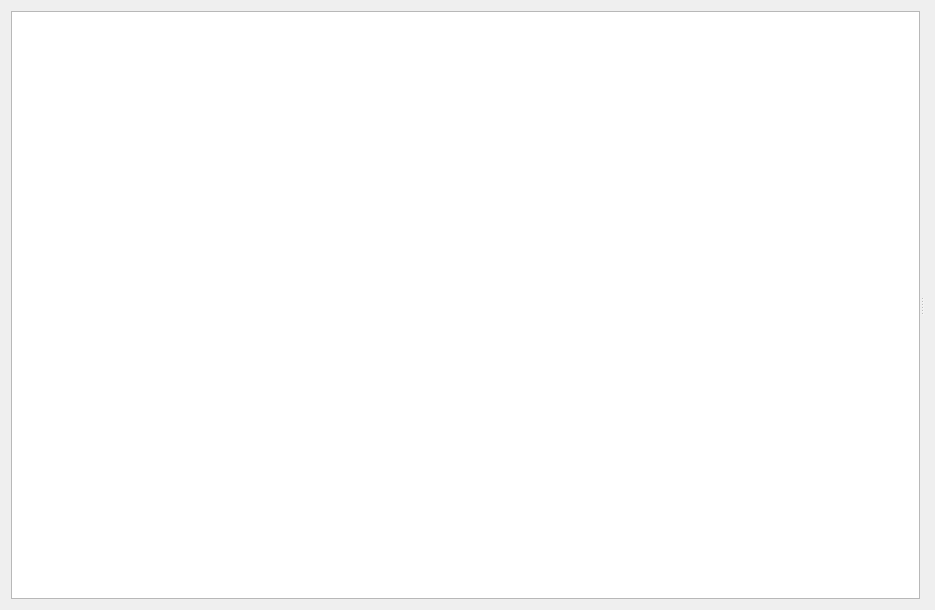
<?xml version="1.0" encoding="UTF-8"?>
<ui version="4.0">
 <class>SettingsWidget</class>
 <widget class="QWidget" name="SettingsWidget">
  <property name="geometry">
   <rect>
    <x>0</x>
    <y>0</y>
    <width>935</width>
    <height>610</height>
   </rect>
  </property>
  <property name="windowTitle">
   <string>Form</string>
  </property>
  <property name="locale">
   <locale language="English" country="UnitedStates"/>
  </property>
  <layout class="QHBoxLayout" name="horizontalLayout">
   <item>
    <widget class="QSplitter" name="splitter">
     <property name="orientation">
      <enum>Qt::Horizontal</enum>
     </property>
     <widget class="QListView" name="listView">
      <property name="editTriggers">
       <set>QAbstractItemView::NoEditTriggers</set>
      </property>
     </widget>
     <widget class="QStackedWidget" name="stackedWidget">
      <property name="currentIndex">
       <number>0</number>
      </property>
      <widget class="AppearanceSettingsWidget" name="page_2"/>
      <widget class="DatabaseSettingsWidget" name="databasePage"/>
     </widget>
    </widget>
   </item>
  </layout>
 </widget>
 <customwidgets>
  <customwidget>
   <class>DatabaseSettingsWidget</class>
   <extends>QWidget</extends>
   <header>databasesettingswidget.h</header>
   <container>1</container>
  </customwidget>
  <customwidget>
   <class>AppearanceSettingsWidget</class>
   <extends>QWidget</extends>
   <header>appearancesettingswidget.h</header>
   <container>1</container>
  </customwidget>
 </customwidgets>
 <resources/>
 <connections/>
</ui>
